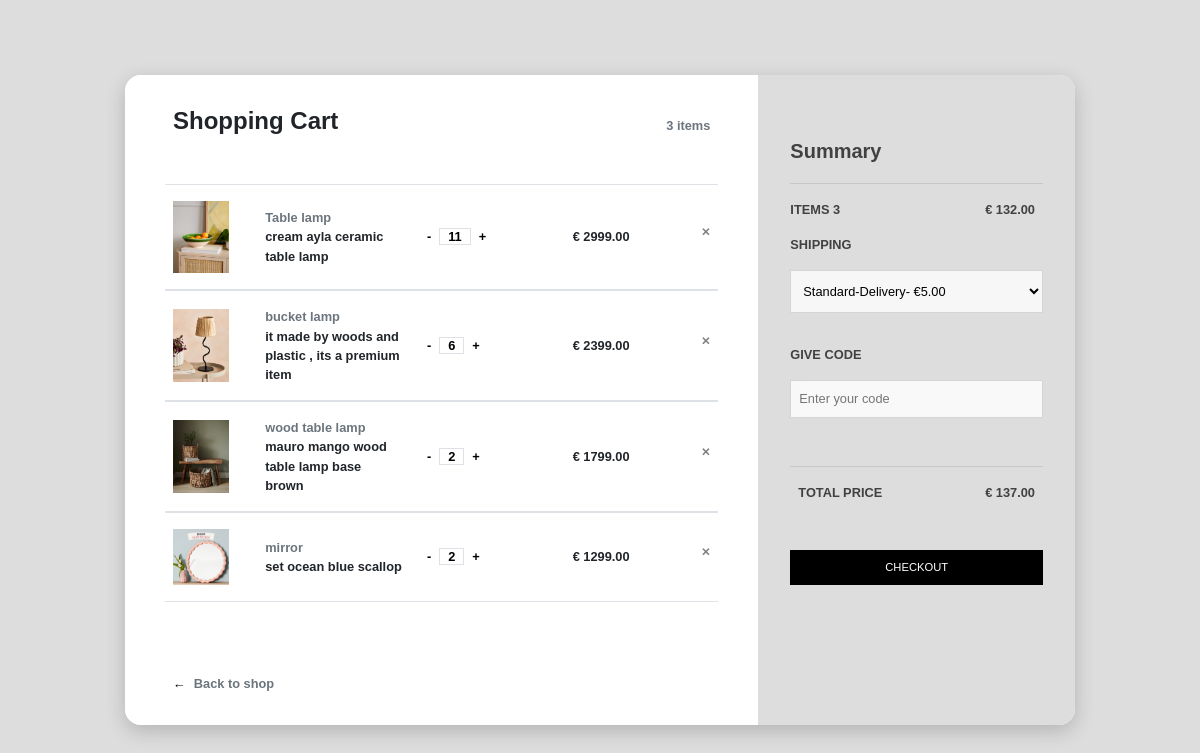
The app's page /view_cart/ (signed in) with its own data.
### myapp/models.py (models this page shows, shortened)
class CartItem(models.Model):
    product = models.ForeignKey(fabric, on_delete=models.CASCADE)
    cart = models.ForeignKey(Cart, on_delete=models.CASCADE)
    quantity = models.PositiveIntegerField(default=1)

class fabric(models.Model):
    fabric_image=models.ImageField(upload_to='images/',null=True , blank=True)
    fabric_title=models.CharField(max_length=255)
    fabric_discription=models.CharField(max_length=255)
    fabric_price=models.DecimalField(max_digits=10,decimal_places=2)
    fabric_quantity=models.IntegerField()
    fabric_material=models.CharField(max_length=255)

### myapp/views.py (the view)
# urls.py: path('view_cart/',views.view_cart,name='viewCart'),
def view_cart(request):
    cart = Cart.objects.get_or_create(user=request.user)[0]
    cart_items = CartItem.objects.filter(cart=cart)
    return render(request, 'cart.html', {'cart_items': cart_items})

### templates/cart.html (shortened to what this page needs)
{% load static %}
<!DOCTYPE html>
<html lang="en">
<head>
  <link rel="stylesheet" type="text/css" href="{% static 'css/bootstrap.css' %}" />
  <link href="{% static 'css/font-awesome.min.css' %}" rel="stylesheet" />
  <link href="{% static 'css/cart.css' %}" rel="stylesheet" />
</head>
<body>
  <div class="card">
    <div class="row">
        <div class="col-md-8 cart">
            <div class="title">
                <div class="row">
                    <div class="col"><h4><b>Shopping Cart</b></h4></div>
                    <div class="col align-self-center text-right text-muted">3 items</div>
                </div>
            </div>
            {% for x in cart_items %}
            <div class="row border-top border-bottom">
                <div class="row main align-items-center">
                    <div class="col-2"><img class="img-fluid" src="{{x.product.fabric_image.url }}"></div>
                    <div class="col">
                        <div class="row text-muted">{{ x.product.fabric_title }}</div>
                        <div class="row">{{ x.product.fabric_discription }}</div>
                    </div>
                    <div class="col">
                        <a href="{% url 'increament' x.id %}">-</a><a href="#" class="border">{{x.quantity}}</a><a href="#">+</a>
                    </div>
                    <div class="col">&euro; {{ x.product.fabric_price }}<span class="close">&#10005;</span></div>
                </div>
            </div>
            {% endfor %}
            <div class="back-to-shop"><a href="#">&leftarrow;</a><span class="text-muted">Back to shop</span></div>
        </div>
        <div class="col-md-4 summary">
            <div><h5><b>Summary</b></h5></div>
            <hr>
            <div class="row">
                <div class="col" style="padding-left:0;">ITEMS 3</div>
                <div class="col text-right">&euro; 132.00</div>
            </div>
            <form>
                <p>SHIPPING</p>
                <select><option class="text-muted">Standard-Delivery- &euro;5.00</option></select>
                <p>GIVE CODE</p>
                <input id="code" placeholder="Enter your code">
            </form>
            <div class="row" style="border-top: 1px solid rgba(0,0,0,.1); padding: 2vh 0;">
                <div class="col">TOTAL PRICE</div>
                <div class="col text-right">&euro; 137.00</div>
            </div>
            <button class="btn">CHECKOUT</button>
        </div>
    </div>
</div>
</body>
</html>

### static/css/cart.css (style rules this page uses)
body { background: #ddd; min-height: 100vh; vertical-align: middle; display: flex; font-family: sans-serif; font-size: 0.8rem; font-weight: bold; }
.title { margin-bottom: 5vh; }
.card { margin: auto; max-width: 950px; width: 90%; box-shadow: 0 6px 20px 0 rgba(0, 0, 0, 0.19); border-radius: 1rem; border: transparent; }
.cart { background-color: #fff; padding: 4vh 5vh; border-bottom-left-radius: 1rem; border-top-left-radius: 1rem; }
.summary { background-color: #ddd; border-top-right-radius: 1rem; border-bottom-right-radius: 1rem; padding: 4vh; color: rgb(65, 65, 65); }
.row { margin: 0; }
.title b { font-size: 1.5rem; }
.main { margin: 0; padding: 2vh 0; width: 100%; }
.col-2, .col { padding: 0 1vh; }
a { padding: 0 1vh; }
.close { margin-left: auto; font-size: 0.7rem; }
img { width: 3.5rem; }
.back-to-shop { margin-top: 4.5rem; }
h5 { margin-top: 4vh; }
hr { margin-top: 1.25rem; }
form { padding: 2vh 0; }
select { border: 1px solid rgba(0, 0, 0, 0.137); padding: 1.5vh 1vh; margin-bottom: 4vh; outline: none; width: 100%; background-color: rgb(247, 247, 247); }
input { border: 1px solid rgba(0, 0, 0, 0.137); padding: 1vh; margin-bottom: 4vh; outline: none; width: 100%; background-color: rgb(247, 247, 247); }
.btn { background-color: #000; border-color: #000; color: white; width: 100%; font-size: 0.7rem; margin-top: 4vh; padding: 1vh; border-radius: 0; }
a { color: black; }
#code { background-image: linear-gradient(to left, rgba(255, 255, 255, 0.253) , rgba(255, 255, 255, 0.185)), url("https://img.icons8.com/small/16/000000/long-arrow-right.png"); background-repeat: no-repeat; background-position-x: 95%; background-position-y: center; }

### records on screen
CartItem: product.fabric_image (picture), product.fabric_title "Table lamp", product.fabric_discription "cream ayla ceramic table lamp", quantity "11", product.fabric_price "2999.00"
CartItem: product.fabric_image (picture), product.fabric_title "bucket lamp", product.fabric_discription "it made by woods and plastic , its a premium item", quantity "6", product.fabric_price "2399.00"
CartItem: product.fabric_image (picture), product.fabric_title "wood table lamp", product.fabric_discription "mauro mango wood table lamp base brown", quantity "2", product.fabric_price "1799.00"
CartItem: product.fabric_image (picture), product.fabric_title "mirror", product.fabric_discription "set ocean blue scallop", quantity "2", product.fabric_price "1299.00"
